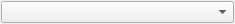
<?xml version="1.0" encoding="UTF-8"?>
<ui version="4.0">
 <class>CartesianGridSelector</class>
 <widget class="QWidget" name="CartesianGridSelector">
  <property name="geometry">
   <rect>
    <x>0</x>
    <y>0</y>
    <width>235</width>
    <height>22</height>
   </rect>
  </property>
  <property name="windowTitle">
   <string>Form</string>
  </property>
  <layout class="QVBoxLayout" name="verticalLayout" stretch="0">
   <property name="spacing">
    <number>1</number>
   </property>
   <property name="leftMargin">
    <number>1</number>
   </property>
   <property name="topMargin">
    <number>1</number>
   </property>
   <property name="rightMargin">
    <number>1</number>
   </property>
   <property name="bottomMargin">
    <number>1</number>
   </property>
   <item>
    <widget class="QComboBox" name="cmbGrids"/>
   </item>
  </layout>
 </widget>
 <resources/>
 <connections>
  <connection>
   <sender>cmbGrids</sender>
   <signal>currentIndexChanged(int)</signal>
   <receiver>CartesianGridSelector</receiver>
   <slot>onSelection(int)</slot>
   <hints>
    <hint type="sourcelabel">
     <x>199</x>
     <y>11</y>
    </hint>
    <hint type="destinationlabel">
     <x>242</x>
     <y>19</y>
    </hint>
   </hints>
  </connection>
 </connections>
 <slots>
  <slot>onSelection(int)</slot>
 </slots>
</ui>
